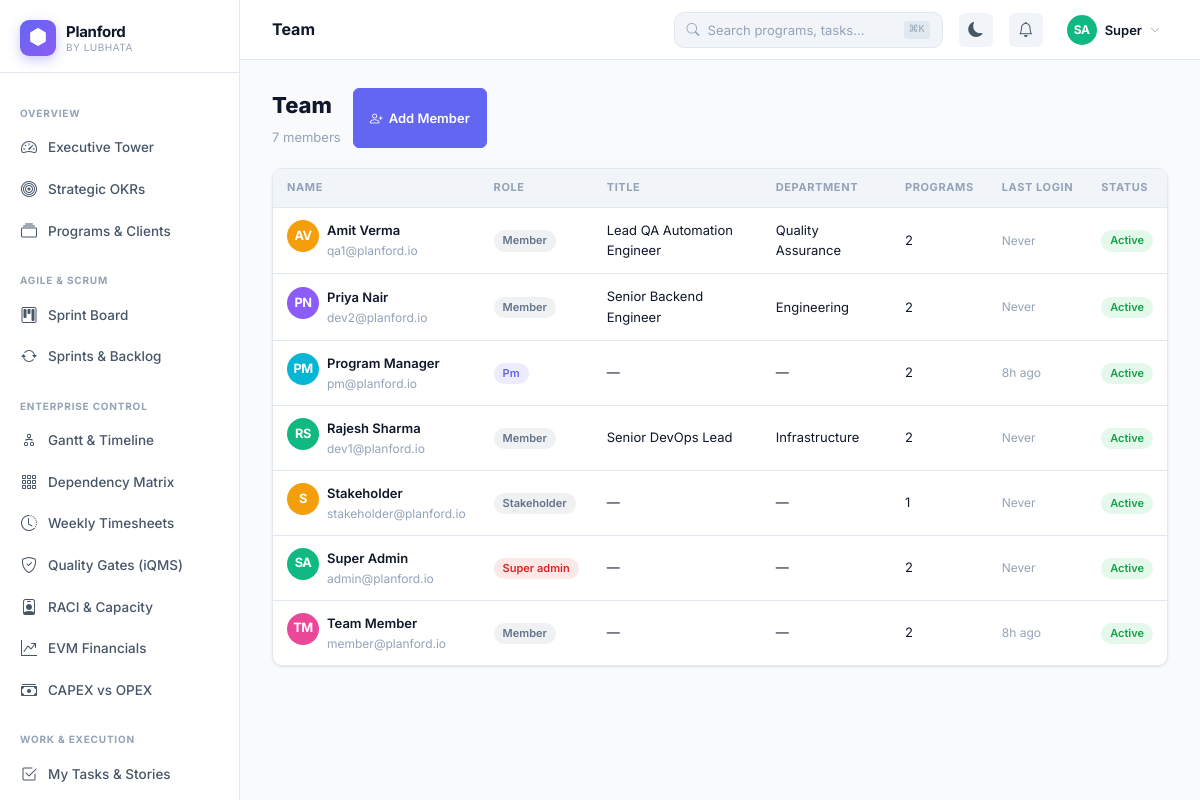
Screenshot of /team (signed in) with the database file from the repository.
### tables this page shows
CREATE TABLE `users` (
  `id` int unsigned NOT NULL AUTO_INCREMENT,
  `org_id` int unsigned NOT NULL,
  `name` varchar(120) NOT NULL,
  `email` varchar(150) NOT NULL,
  `password` varchar(255) NOT NULL,
  `role` enum('super_admin','org_admin','pm','member','stakeholder','viewer') NOT NULL DEFAULT 'member',
  `avatar` varchar(300) DEFAULT NULL,
  `title` varchar(100) DEFAULT NULL,
  `department` varchar(100) DEFAULT NULL,
  `is_active` tinyint(1) NOT NULL DEFAULT '1',
  `last_login` datetime DEFAULT NULL,
  `timezone` varchar(60) DEFAULT 'Asia/Kolkata',
  `settings` json DEFAULT NULL,
  `created_at` datetime NOT NULL DEFAULT CURRENT_TIMESTAMP,
  PRIMARY KEY (`id`),
  UNIQUE KEY `email_org` (`email`,`org_id`),
  KEY `org_id` (`org_id`)
);

### src/Models/DB.php (called while the page is built, shortened)
<?php
class DB {
    private static ?DB $instance = null;
    private mysqli $conn;
    private function __construct() {
        $this->conn = new mysqli(DB_HOST, DB_USER, DB_PASS, DB_NAME, DB_PORT);
        $this->conn->set_charset('utf8mb4');
        $this->conn->query("SET time_zone = '+05:30'");
    }
    public static function get(): self {
        if (!self::$instance) self::$instance = new self();
        return self::$instance;
    }
    private function types(array $params): string {
        return implode('', array_map(fn($v) =>
            is_int($v) ? 'i' : (is_float($v) ? 'd' : 's'), $params));
    }
    public function query(string $sql, array $params = []): mysqli_result|bool {
        $stmt = $this->conn->prepare($sql);
        $stmt->bind_param($this->types($params), ...$params);
        $stmt->execute();
        $result = $stmt->get_result();
        return $result !== false ? $result : true;
    }
    public function fetchAll(string $sql, array $params = []): array {
        $r = $this->query($sql, $params);
        return $r->fetch_all(MYSQLI_ASSOC);
    }
    public function fetchOne(string $sql, array $params = []): ?array {
        $r = $this->query($sql, $params);
        return $r->fetch_assoc() ?: null;
    }
    public function fetchColumn(string $sql, array $params = []): mixed {
        $row = $this->fetchOne($sql, $params);
        return $row ? reset($row) : null;
    }
    public function count(string $table, string $where = '1', array $params = []): int {
        return (int)$this->fetchColumn("SELECT COUNT(*) FROM `$table` WHERE $where", $params);
    }
}
function db(): DB { return DB::get(); }

### views/team/index.php (the view, shortened to what this page needs)
<?php
$db=db(); $orgId=authOrgId(); $page=max(1,(int)($_GET['page']??1));
$users=$db->fetchAll("SELECT u.*,(SELECT COUNT(DISTINCT pm.program_id) FROM program_members pm WHERE pm.user_id=u.id) as program_count FROM users u WHERE u.org_id=? ORDER BY u.name LIMIT ".PER_PAGE." OFFSET ".(($page-1)*PER_PAGE),[$orgId]);
$total=$db->count('users','org_id=?',[$orgId]);
$pageTitle='Team'; ob_start();
?>
<div class="d-flex align-items-center justify-content-between mb-5 flex-wrap gap-3">
  <div><h1 style="font-size:22px;font-weight:800;margin-bottom:4px">Team</h1><p style="color:var(--pf-text-3);font-size:13px"><?= number_format($total) ?> member<?= $total!=1?'s':'' ?></p></div>
  <?php if(isOrgAdmin()):?><a href="<?= url('admin/users/new') ?>" class="btn btn-primary"><i class="bi bi-person-plus"></i> Add Member</a><?php endif;?>
</div>
<div class="pf-card">
  <div class="pf-table-wrap">
    <table class="pf-table">
      <thead><tr><th>Name</th><th>Role</th><th>Title</th><th>Department</th><th>Programs</th><th>Last Login</th><th>Status</th></tr></thead>
      <tbody>
        <?php foreach($users as $u): ?>
        <tr>
          <td><div class="d-flex align-items-center gap-2"><?= avatar($u['name'],'','32px') ?><div><div class="fw-600"><?= e($u['name']) ?></div><div style="font-size:12px;color:var(--pf-text-3)"><?= e($u['email']) ?></div></div></div></td>
          <td><span class="badge badge-soft-<?= $u['role']==='super_admin'?'danger':($u['role']==='pm'?'primary':'secondary') ?>"><?= e(ucfirst(str_replace('_',' ',$u['role']))) ?></span></td>
          <td style="font-size:13px"><?= e($u['title']??'—') ?></td>
          <td style="font-size:13px"><?= e($u['department']??'—') ?></td>
          <td style="font-size:13px"><?= $u['program_count'] ?></td>
          <td style="font-size:12px;color:var(--pf-text-3)"><?= $u['last_login']?timeAgo($u['last_login']):'Never' ?></td>
          <td><?= $u['is_active']?'<span class="badge badge-soft-success">Active</span>':'<span class="badge badge-soft-danger">Inactive</span>' ?></td>
        </tr>
        <?php endforeach; ?>
      </tbody>
    </table>
  </div>
</div>
<?php $content=ob_get_clean(); require VIEW_PATH.'layouts/app.php';

### src/Helpers/helpers.php (shortened to what this page needs)
<?php
function auth(): ?array {
    return $_SESSION['pf_user'] ?? null;
}
function authRole(): string {
    return $_SESSION['pf_user']['role'] ?? ROLE_VIEWER;
}
function authOrgId(): int {
    return (int)($_SESSION['pf_user']['org_id'] ?? 0);
}
function isOrgAdmin(): bool    { return in_array(authRole(), [ROLE_SUPER_ADMIN, ROLE_ORG_ADMIN]); }
function currentPath(): string {
    return parse_url($_SERVER['REQUEST_URI'], PHP_URL_PATH);
}
function url(string $path = ''): string {
    return rtrim(APP_URL, '/') . '/' . ltrim($path, '/');
}
function isActive(string ...$paths): string {
    $current = currentPath();
    return '';
}
function e(mixed $v): string {
    return htmlspecialchars((string)$v, ENT_QUOTES | ENT_HTML5, 'UTF-8');
}
function avatar(string $name, string $color = '', string $size = '36px'): string {
    $initials = implode('', array_map(fn($w) => strtoupper($w[0]), array_slice(explode(' ', trim($name)), 0, 2)));
    if (!$color) {
        $colors = ['#6366f1','#8b5cf6','#ec4899','#06b6d4','#10b981','#f59e0b','#ef4444','#3b82f6'];
        $color  = $colors[crc32($name) % count($colors)];
    }
    return "<div class='pf-avatar' style='width:$size;height:$size;background:$color;font-size:calc($size * 0.4)'>{$initials}</div>";
}
function timeAgo(string $datetime): string {
    $diff = time() - strtotime($datetime);
    if ($diff < 86400)  return floor($diff / 3600) . 'h ago';
    return date('d M Y', strtotime($datetime));
}

### index.php (shortened to what this page needs)
<?php
require_once __DIR__ . '/src/Models/DB.php';
require_once __DIR__ . '/src/Helpers/helpers.php';
$uri    = parse_url($_SERVER['REQUEST_URI'], PHP_URL_PATH);
$base   = parse_url(APP_URL, PHP_URL_PATH);
$path   = '/' . trim(substr($uri, strlen($base)), '/');
foreach ($routes as $route => [$view, $roles]) {
    if ($path === $route || $path === $route . '/') {
        require VIEW_PATH . str_replace('/', DIRECTORY_SEPARATOR, $view) . '.php';
        break;
    }
}

### views/layouts/app.php (shortened to what this page needs)
<!DOCTYPE html>
<html lang="en" data-theme="light">
<head>
<link href="https://cdn.jsdelivr.net/npm/bootstrap-icons@1.11.3/font/bootstrap-icons.min.css" rel="stylesheet">
<link href="<?= url('assets/css/planford.css') ?>" rel="stylesheet">
</head>
<body>
<div class="pf-shell">
  <aside class="pf-sidebar">
    <a href="<?= url('dashboard') ?>" class="pf-sidebar-logo">
      <div class="pf-logo-icon"><i class="bi bi-hexagon-fill"></i></div>
      <div class="pf-logo-text">
        <div class="pf-logo-name"><?= APP_NAME ?></div>
        <div class="pf-logo-by">by <?= APP_COMPANY ?></div>
      </div>
    </a>
    <nav class="pf-sidebar-nav">
      <div class="pf-nav-section"><span class="pf-nav-label">Overview</span></div>
      <a href="<?= url('dashboard') ?>" class="pf-nav-item <?= isActive('/dashboard', '/') ?>">
        <i class="bi bi-speedometer2"></i> Executive Tower
      </a>
      <a href="<?= url('portfolio/okrs') ?>" class="pf-nav-item <?= isActive('/portfolio/okrs') ?>">
        <i class="bi bi-bullseye"></i> Strategic OKRs
      </a>
      <a href="<?= url('programs') ?>" class="pf-nav-item <?= isActive('/programs') ?>">
        <i class="bi bi-collection"></i> Programs & Clients
      </a>
      <div class="pf-nav-section"><span class="pf-nav-label">Agile & Scrum</span></div>
      <a href="<?= url('agile/board') ?>" class="pf-nav-item <?= isActive('/agile/board') ?>">
        <i class="bi bi-kanban"></i> Sprint Board
      </a>
      <a href="<?= url('sprints') ?>" class="pf-nav-item <?= isActive('/sprints') ?>">
        <i class="bi bi-arrow-repeat"></i> Sprints & Backlog
      </a>
      <div class="pf-nav-section"><span class="pf-nav-label">Enterprise Control</span></div>
      <a href="<?= url('gantt') ?>" class="pf-nav-item <?= isActive('/gantt') ?>">
        <i class="bi bi-diagram-2"></i> Gantt & Timeline
      </a>
      <a href="<?= url('gantt/matrix') ?>" class="pf-nav-item <?= isActive('/gantt/matrix') ?>">
        <i class="bi bi-grid-3x3-gap"></i> Dependency Matrix
      </a>
      <a href="<?= url('timesheets') ?>" class="pf-nav-item <?= isActive('/timesheets') ?>">
        <i class="bi bi-clock-history"></i> Weekly Timesheets
      </a>
      <a href="<?= url('governance/gates') ?>" class="pf-nav-item <?= isActive('/governance/gates') ?>">
        <i class="bi bi-shield-check"></i> Quality Gates (iQMS)
      </a>
      <a href="<?= url('capacity') ?>" class="pf-nav-item <?= isActive('/capacity') ?>">
        <i class="bi bi-person-badge"></i> RACI & Capacity
      </a>
      <a href="<?= url('evm') ?>" class="pf-nav-item <?= isActive('/evm') ?>">
        <i class="bi bi-graph-up-arrow"></i> EVM Financials
      </a>
      <a href="<?= url('financials/capex') ?>" class="pf-nav-item <?= isActive('/financials/capex') ?>">
        <i class="bi bi-cash-stack"></i> CAPEX vs OPEX
      </a>
      <div class="pf-nav-section"><span class="pf-nav-label">Work & Execution</span></div>
      <a href="<?= url('tasks') ?>" class="pf-nav-item <?= isActive('/tasks') ?>">
        <i class="bi bi-check2-square"></i> My Tasks & Stories
      </a>
      <a href="<?= url('milestones') ?>" class="pf-nav-item <?= isActive('/milestones') ?>">
      </a>
    </nav>
  </aside>
  <main class="pf-main">
    <header class="pf-topbar">
      <div class="pf-topbar-title">
        <?= e($pageTitle ?? 'Dashboard') ?>
      </div>
      <div class="pf-search">
        <i class="bi bi-search" style="color:var(--pf-text-3);font-size:13px"></i>
        <input type="text" id="globalSearch" placeholder="Search programs, tasks…" autocomplete="off">
        <kbd style="font-size:10px;color:var(--pf-text-3);background:var(--pf-border);padding:1px 5px;border-radius:3px">⌘K</kbd>
      </div>
      <button id="themeToggle" onclick="Theme.toggle()" style="border:none;background:var(--pf-surface2);color:var(--pf-text-2);width:34px;height:34px;border-radius:var(--pf-radius-sm);cursor:pointer;display:flex;align-items:center;justify-content:center;font-size:15px;flex-shrink:0">
      </button>
      <div class="pf-dropdown">
        <button data-dropdown style="border:none;background:var(--pf-surface2);color:var(--pf-text-2);width:34px;height:34px;border-radius:var(--pf-radius-sm);cursor:pointer;display:flex;align-items:center;justify-content:center;font-size:15px;position:relative;flex-shrink:0">
          <i class="bi bi-bell"></i>
        </button>
      </div>
      <div class="pf-dropdown">
        <?php $u = auth(); ?>
        <button data-dropdown style="border:none;background:none;cursor:pointer;display:flex;align-items:center;gap:8px;padding:4px 8px;border-radius:var(--pf-radius-sm)">
          <?= avatar($u['name'] ?? 'U', '', '30px') ?>
          <span style="font-size:13px;font-weight:600;color:var(--pf-text)"><?= e(explode(' ', $u['name'] ?? 'User')[0]) ?></span>
          <i class="bi bi-chevron-down" style="font-size:10px;color:var(--pf-text-3)"></i>
        </button>
      </div>
    </header>
    <div class="pf-content fade-in">
      <?= $content ?? '' ?>
    </div>
  </main>
</div>
</body>
</html>

### rows the page displays
users: name "SA", name "Super", name "Super Admin", email "admin@planford.io", role "Super admin", title "—", department "—", program_count "2", shows "Never", is_active "Active"
users: name "AV", name "Amit Verma", email "qa1@planford.io", role "Member", title "Lead QA Automation Engineer", department "Quality Assurance", program_count "2", shows "Never", is_active "Active"
users: name "PN", name "Priya Nair", email "dev2@planford.io", role "Member", title "Senior Backend Engineer", department "Engineering", program_count "2", shows "Never", is_active "Active"
users: name "PM", name "Program Manager", email "pm@planford.io", role "Pm", title "—", department "—", program_count "2", last_login "8h ago", is_active "Active"
users: name "RS", name "Rajesh Sharma", email "dev1@planford.io", role "Member", title "Senior DevOps Lead", department "Infrastructure", program_count "2", shows "Never", is_active "Active"
users: name "S", name "Stakeholder", email "stakeholder@planford.io", role "Stakeholder", title "—", department "—", program_count "1", shows "Never", is_active "Active"
users: name "TM", name "Team Member", email "member@planford.io", role "Member", title "—", department "—", program_count "2", last_login "8h ago", is_active "Active"

### other values shown
$total "7"
